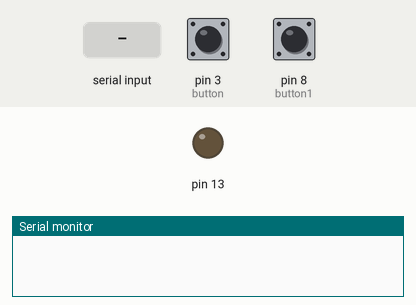
The sketch below on a simulated Arduino Uno, built with avr-gcc and run on an emulated ATmega328P. Parts: output pins drawn as LEDs (lit = HIGH), the last lines printed to the serial monitor. The inputs (shaded band) are chosen by the test bench; at power-on: pin 3 (button) HIGH, pin 8 (button1) HIGH.

Above: at 1.2 s.
1.3 s: pin 3 (button) pulled LOW for 0.15 s
At 1.45 s:
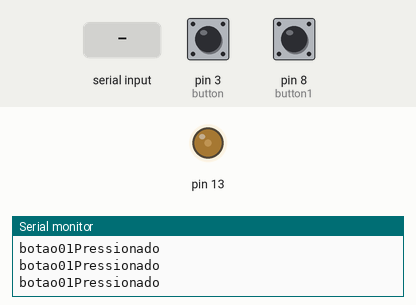
3.0 s: pin 8 (button1) pulled LOW for 1 s
At 5.0 s:
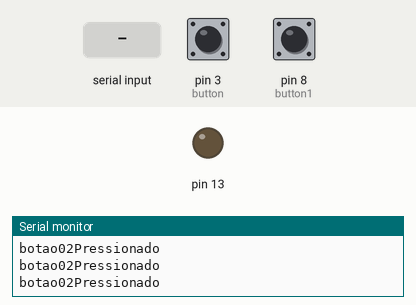
6.0 s: pin 8 (button1) pulled LOW for 3.2 s
10.7 s: pin 3 (button) pulled LOW for 3.2 s
15.4 s: pin 3 (button) driven LOW
18.4 s: "B" received over Serial
Timing chart, 0 to 22.4 s (numbered marks = the images above; inputs shaded):
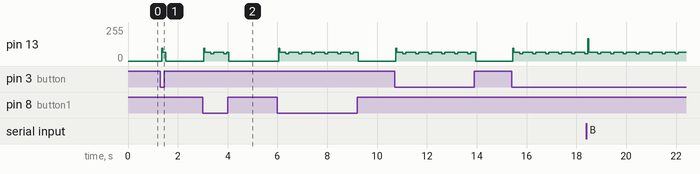

Measured:
- after the input at 1.3 s, pin 13: 0/255 → 64/255 after 0.05 s, → 0/255 0.16 s later
- after the input at 3.0 s, pin 13: 0/255 → 64/255 after 0.05 s, → 54/255 0.28 s later, → 64/255 0.12 s later, → 54/255 0.40 s later, … (6 changes in this stretch)

The sketch:

UnityComunication.ino
```cpp
                                                                                                                                                                                                                                                                                                                                                                                                                                                                                                                                                                                                                                                                                                                                                                                                                                                                                                                                                                                                                                                                                                                                                                                                                                                                                                                                                                                                                                                                                                                                                                                                                                                                                                                                                                                                                                                                                                                                                                                                                                                                                                                                                                                                                                                                   int led = 13;
int x = 0;

int button = 3;
int sinal_button = 0;

int button1 = 8;
int sinal_button1 = 0;

char comando;


void setup() {
  // put your setup code here, to run once:
  Serial.begin(9600); // Inicia a comunicação serial

  pinMode(led, OUTPUT);
  pinMode(button, INPUT_PULLUP);

  pinMode(button1, INPUT_PULLUP);

}

void loop() {

  sinal_button = digitalRead(button);
  sinal_button1 = digitalRead(button1);

  if (sinal_button == LOW && sinal_button1 == HIGH) {
    Serial.println("botao01Pressionado");
    digitalWrite(led, HIGH);
    delay(5);
    digitalWrite(led, LOW);
  }

  else if (sinal_button1 == LOW && sinal_button == HIGH) {
    Serial.println("botao02Pressionado");
    digitalWrite(led, HIGH);
    delay(5);
    digitalWrite(led, LOW);
  }
  /* ca esta o conflito com meus metodos piscar led poh
  else {
    digitalWrite(led, LOW);
    //Muito importante pra não enviar as strings anteriores continuamente, e o programa poder rodar independentemente, oque evita o programa não colar no inicio a espera do input pra receber a string que quer nesse caso distraimo ele com outra garota, pra não pensar muito kkkk
    Serial.println("botoesNaoPressionados");
  }
  */

  // put your main code here, to run repeatedly:
    if (Serial.available() > 0) {
    comando = Serial.read();  // Lê o comando da porta serial

    // Verifica o comando recebido e executa a ação correspondente
    switch (comando) {
      case 'A':
      piscarLedA();
      break;
      case 'B':
      piscarLedB();
      break;
      case 'C':
      case 'D':
      piscarLedCtoL();
      break;
      case 'E':
      case 'F':
      case 'G':
      case 'H':
      case 'I':
      case 'J':
      case 'K':
      case 'L':
      piscarLedCtoL();
      break;
      case 'S':
      piscarLedCtoL();
      break;
      case 'W':
      piscarLedCtoL();
      break;
    }
  }
}

  void piscarLedA() {
  digitalWrite(led, HIGH);  // Liga o LED
  delay(10);
  digitalWrite(led, LOW);   // Desliga o LED
  delay(3);
}

void piscarLedB() {
  digitalWrite(led, HIGH);  // Liga o LED
  delay(16);
  digitalWrite(led, LOW);   // Desliga o LED
  delay(8);
}


void piscarLedCtoL() {
  digitalWrite(led, HIGH);  // Liga o LED
  delay(8);
  digitalWrite(led, LOW);   // Desliga o LED
  delay(16);
}
```
